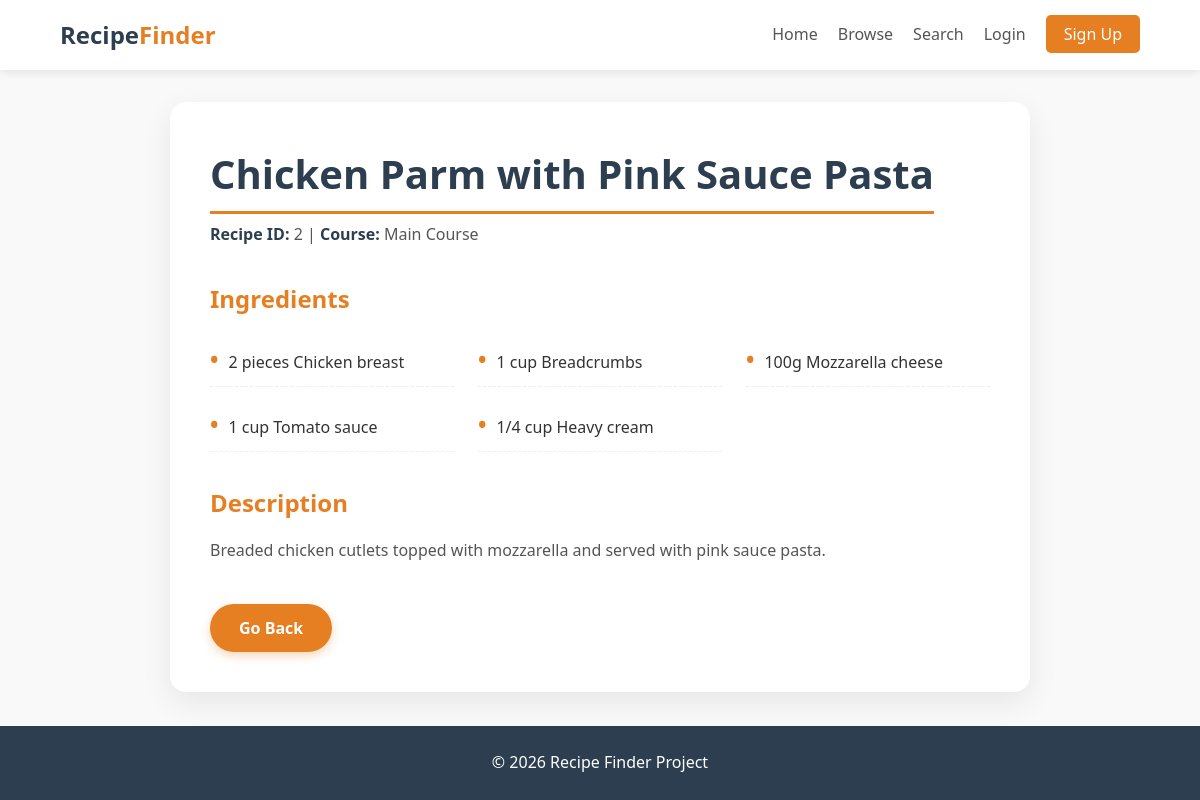
/recipes/recipe/2/, run on the app's committed database.
### recipes/models.py (models this page shows, shortened)
class Recipe(models.Model):
    COURSE_CHOICES = [
        ('Appetizers', 'Appetizers'),
        ('Main Course', 'Main Course'),
        ('Dessert', 'Dessert'),
        ('Beverages', 'Beverages'),
    ]
    id = models.CharField(max_length=20, primary_key=True)
    name = models.CharField(max_length=200, unique=True)
    course = models.CharField(max_length=20, choices=COURSE_CHOICES)
    description = models.TextField()
    image = models.ImageField(upload_to=recipe_image_upload_path, blank=True, null=True)
    created_by = models.ForeignKey(User, on_delete=models.SET_NULL, null=True, blank=True)
    created_at = models.DateTimeField(auto_now_add=True)
    updated_at = models.DateTimeField(auto_now=True)
    class Meta:
        ordering = ['name']

class Ingredient(models.Model):
    recipe = models.ForeignKey(Recipe, on_delete=models.CASCADE, related_name='ingredients')
    ingredient_id = models.CharField(max_length=20, blank=True)
    name = models.CharField(max_length=100, validators=[MinLengthValidator(2)])
    quantity = models.CharField(max_length=100)

### recipes/views.py (the view)
# urls.py: path('recipe/<str:pk>/', views.recipe_detail, name='recipe_detail'),
def recipe_detail(request, pk):
    recipe = get_object_or_404(Recipe, pk=pk)
    is_favorite = False
    if request.user.is_authenticated:
        is_favorite = Favorite.objects.filter(user=request.user, recipe=recipe).exists()
    return render(request, 'recipes/recipe_detail.html', {
        'recipe': recipe,
        'is_favorite': is_favorite,
    })

### accounts/context_processors.py (called while the page is built)
def account_nav(request):
    is_admin = False
    if request.user.is_authenticated and hasattr(request.user, 'profile'):
        is_admin = request.user.profile.account_type == 'admin'
    return {'user_is_admin': is_admin}

### templates/recipes/recipe_detail.html (shortened to what this page needs)
{% extends 'base.html' %}
{% load static %}
{% block extra_css %}
<link rel="stylesheet" href="{% static 'css/recipe-detail.css' %}">
{% endblock %}
{% block content %}
<div class="container">
    <div class="recipe-card">
        <h1>{{ recipe.name }}</h1>
        <p><strong>Recipe ID:</strong> {{ recipe.id }} | <strong>Course:</strong> {{ recipe.course }}</p>
        <h3>Ingredients</h3>
        <ul class="ingredients-list">
            {% for ing in recipe.ingredients.all %}
                <li>{{ ing.quantity }} {{ ing.name }}</li>
            {% endfor %}
        </ul>
        <h3>Description</h3>
        <p>{{ recipe.description }}</p>
        <button class="btn" onclick="history.back()">Go Back</button>
    </div>
</div>
{% endblock %}

### static_src/css/recipe-detail.css (style rules this page uses)
* { margin: 0; padding: 0; box-sizing: border-box; font-family: 'Segoe UI', Tahoma, Geneva, Verdana, sans-serif; }
body { background-color: #f9f9f9; color: #333; line-height: 1.6; min-height: 100vh; display: flex; flex-direction: column; }
.container { flex: 1; max-width: 900px; margin: 2rem auto; padding: 0 20px; width: 100%; }
.recipe-card { background: white; border-radius: 16px; box-shadow: 0 10px 30px rgba(0, 0, 0, 0.08); padding: 2.5rem; transition: transform 0.2s ease; }
.recipe-card h1 { color: #2c3e50; font-size: 2.5rem; margin-bottom: 0.5rem; border-bottom: 3px solid #e67e22; display: inline-block; padding-bottom: 5px; }
.recipe-card p { margin-bottom: 1.5rem; color: #555; }
.recipe-card strong { color: #2c3e50; font-weight: 600; }
.recipe-card h3 { margin: 2rem 0 1rem; color: #e67e22; font-size: 1.5rem; font-weight: 600; }
.ingredients-list { list-style: none; margin: 0 0 2rem; padding: 0; display: grid; grid-template-columns: repeat(auto-fill, minmax(220px, 1fr)); gap: 0.75rem 1.5rem; }
.ingredients-list li { padding: 0.5rem 0; border-bottom: 1px dashed #eee; font-size: 1rem; display: flex; align-items: baseline; }
.ingredients-list li::before { content: "•"; color: #e67e22; font-weight: bold; font-size: 1.4rem; margin-right: 10px; }
.btn { display: inline-block; background-color: #e67e22; color: white; border: none; padding: 12px 28px; border-radius: 40px; font-size: 1rem; font-weight: 600; text-decoration: none; cursor: pointer; transition: all 0.3s ease; box-shadow: 0 4px 10px rgba(230, 126, 34, 0.3); border: 1px solid transparent; margin-top: 1rem; }

### data on the page
Recipe: name "Chicken Parm with Pink Sauce Pasta", id "2", course "Main Course", description "Breaded chicken cutlets topped with mozzarella and served with pink sauce pasta."
Ingredient: quantity "2 pieces", name "Chicken breast"
Ingredient: quantity "1 cup", name "Breadcrumbs"
Ingredient: quantity "100g", name "Mozzarella cheese"
Ingredient: quantity "1 cup", name "Tomato sauce"
Ingredient: quantity "1/4 cup", name "Heavy cream"
